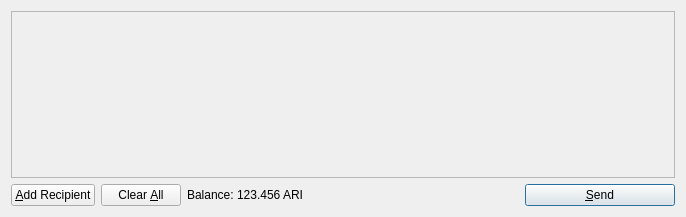
<?xml version="1.0" encoding="UTF-8"?>
<ui version="4.0">
 <class>SendCoinsDialog</class>
 <widget class="QDialog" name="SendCoinsDialog">
  <property name="geometry">
   <rect>
    <x>0</x>
    <y>0</y>
    <width>686</width>
    <height>217</height>
   </rect>
  </property>
  <property name="windowTitle">
   <string>Send Coins</string>
  </property>
  <layout class="QVBoxLayout" name="verticalLayout">
   <item>
    <widget class="QScrollArea" name="scrollArea">
     <property name="widgetResizable">
      <bool>true</bool>
     </property>
     <widget class="QWidget" name="scrollAreaWidgetContents">
      <property name="geometry">
       <rect>
        <x>0</x>
        <y>0</y>
        <width>666</width>
        <height>165</height>
       </rect>
      </property>
      <layout class="QVBoxLayout" name="verticalLayout_2">
       <property name="margin">
        <number>0</number>
       </property>
       <item>
        <layout class="QVBoxLayout" name="entries">
         <property name="spacing">
          <number>6</number>
         </property>
        </layout>
       </item>
       <item>
        <spacer name="verticalSpacer">
         <property name="orientation">
          <enum>Qt::Vertical</enum>
         </property>
         <property name="sizeHint" stdset="0">
          <size>
           <width>20</width>
           <height>40</height>
          </size>
         </property>
        </spacer>
       </item>
      </layout>
     </widget>
    </widget>
   </item>
   <item>
    <layout class="QHBoxLayout" name="horizontalLayout">
     <item>
      <widget class="QPushButton" name="addButton">
       <property name="toolTip">
        <string>Send to multiple recipients at once</string>
       </property>
       <property name="text">
        <string>&amp;Add Recipient</string>
       </property>
       <property name="icon">
        <iconset resource="../bitcoin.qrc">
         <normaloff>:/icons/add</normaloff>:/icons/add</iconset>
       </property>
       <property name="autoDefault">
        <bool>false</bool>
       </property>
      </widget>
     </item>
     <item>
      <widget class="QPushButton" name="clearButton">
       <property name="sizePolicy">
        <sizepolicy hsizetype="Minimum" vsizetype="Fixed">
         <horstretch>0</horstretch>
         <verstretch>0</verstretch>
        </sizepolicy>
       </property>
       <property name="toolTip">
        <string>Remove all transaction fields</string>
       </property>
       <property name="text">
        <string>Clear &amp;All</string>
       </property>
       <property name="icon">
        <iconset resource="../bitcoin.qrc">
         <normaloff>:/icons/remove</normaloff>:/icons/remove</iconset>
       </property>
       <property name="autoRepeatDelay">
        <number>300</number>
       </property>
       <property name="autoDefault">
        <bool>false</bool>
       </property>
      </widget>
     </item>
     <item>
      <layout class="QHBoxLayout" name="horizontalLayout_2">
       <property name="spacing">
        <number>3</number>
       </property>
       <item>
        <widget class="QLabel" name="label">
         <property name="text">
          <string>Balance:</string>
         </property>
        </widget>
       </item>
       <item>
        <widget class="QLabel" name="labelBalance">
         <property name="cursor">
          <cursorShape>IBeamCursor</cursorShape>
         </property>
         <property name="text">
          <string>123.456 ARI</string>
         </property>
         <property name="textInteractionFlags">
          <set>Qt::LinksAccessibleByMouse|Qt::TextSelectableByKeyboard|Qt::TextSelectableByMouse</set>
         </property>
        </widget>
       </item>
      </layout>
     </item>
     <item>
      <spacer name="horizontalSpacer">
       <property name="orientation">
        <enum>Qt::Horizontal</enum>
       </property>
       <property name="sizeHint" stdset="0">
        <size>
         <width>40</width>
         <height>20</height>
        </size>
       </property>
      </spacer>
     </item>
     <item>
      <widget class="QPushButton" name="sendButton">
       <property name="minimumSize">
        <size>
         <width>150</width>
         <height>0</height>
        </size>
       </property>
       <property name="toolTip">
        <string>Confirm the send action</string>
       </property>
       <property name="text">
        <string>&amp;Send</string>
       </property>
       <property name="icon">
        <iconset resource="../bitcoin.qrc">
         <normaloff>:/icons/send</normaloff>:/icons/send</iconset>
       </property>
       <property name="default">
        <bool>true</bool>
       </property>
      </widget>
     </item>
    </layout>
   </item>
  </layout>
 </widget>
 <resources>
  <include location="../bitcoin.qrc"/>
 </resources>
 <connections/>
</ui>
